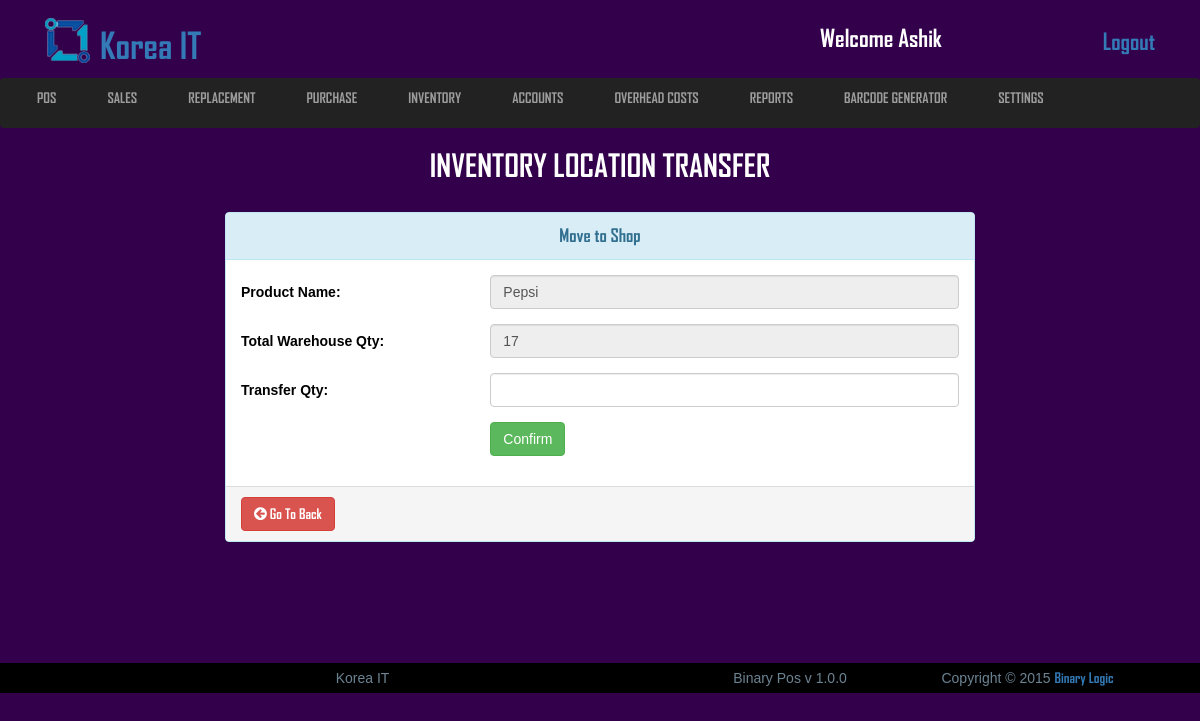
The app's page /view/move-shop-modal.php?sl_no=66 (signed in) with its own data.
### tables this page shows
CREATE TABLE IF NOT EXISTS `logo_section` (
  `id` int(11) NOT NULL AUTO_INCREMENT,
  `image` varchar(255) NOT NULL,
  `name` varchar(100) NOT NULL,
  PRIMARY KEY (`id`)
);

CREATE TABLE IF NOT EXISTS `inventory` (
  `sl_no` int(255) NOT NULL AUTO_INCREMENT,
  `barcode` varchar(50) NOT NULL,
  `product_name` varchar(50) NOT NULL,
  `category` varchar(50) NOT NULL,
  `product_code` varchar(50) NOT NULL,
  `brand` varchar(50) DEFAULT NULL,
  `model` varchar(50) DEFAULT NULL,
  `specification` varchar(250) DEFAULT NULL,
  `uom` varchar(50) DEFAULT NULL,
  `purchase_cost_per_unit` varchar(100) NOT NULL,
  `sales_price_per_unit` varchar(100) NOT NULL,
  `warehouse_stock` varchar(25) NOT NULL,
  `shop_stock` varchar(25) NOT NULL,
  `total_stock` varchar(25) NOT NULL,
  `stock_value_on_purchase` varchar(100) NOT NULL,
  `stock_value` varchar(100) NOT NULL,
  `stock_value_on_sale` varchar(100) NOT NULL,
  `purchase_order_ref` varchar(100) NOT NULL,
  `added_by` varchar(50) DEFAULT NULL,
  PRIMARY KEY (`sl_no`)
);

### view/move-shop-modal.php (the view, shortened to what this page needs)
<?php include('config.php') ?>
<?php
	if(!isset($_REQUEST['sl_no'])){
		header("location:inventory_location_transfer.php");
	}else{
		$id= $_REQUEST['sl_no'];
	}
 ?>
 <?php
	$startement = $db->prepare("SELECT * FROM inventory WHERE sl_no=?");
	$startement->execute(array($id));
	$result = $startement->fetchAll(PDO::FETCH_ASSOC);
		foreach ($result as $row)
?>
 <?php
	$startement = $db->prepare("SELECT * FROM inventory WHERE sl_no=?");
	$startement->execute(array($id));
	$result = $startement->fetchAll(PDO::FETCH_ASSOC);
		foreach ($result as $row)
		$warehouse_stock = $row['warehouse_stock'];
		$product_name = $row['product_name'];
?>
	<?php include('includes/all_link_body.php'); ?>
<header class="header_section">
	<div class="container">
		<div class="row">
			<div class="col-md-12">
				<?php include('includes/header_top.php'); ?>
			</div>
		</div>
	</div>
	<?php include('includes/main_nav.php'); ?>
	<div class="conainer">
		<div class="row">
			<div class="col-md-12">
				<div class="sales_point">
					<h2>inventory Location Transfer</h2>
				</div>
			</div>
		</div>
	</div>
</header>
<section style="min-height:503px;">
	<div class="container">
		<div class="row">
			<div class="col-md-2"></div>
			<div class="col-md-8">
				<div class="panel panel-info">
				  <div class="panel-heading">
				    <h3 class="panel-title"><h4 class="modal-title" style="text-align:center">Move to Shop</h4></h3>
				  </div>
				  <div class="panel-body">
				    <form class="form-horizontal" action="" method="POST">
					  <div class="form-group">
					    <label for="inputProductName3" class="col-sm-4 control-label">Product Name:</label>
					    <div class="col-sm-8">
					      <input type="text" class="form-control" id="inputProductName3" value="<?php echo $product_name; ?>" disabled>
					    </div>
					  </div>
					  <div class="form-group">
					    <label for="inputProductTotalQty3" class="col-sm-4 control-label">Total Warehouse Qty:</label>
					    <div class="col-sm-8">
					      <input name="warehouse_stock" type="number" id="wqty_" for="change" class="form-control" value="<?php echo $warehouse_stock; ?>" readonly>
					    </div>
					  </div>
					  <div class="form-group">
					    <label for="inputQty3" class="col-sm-4 control-label">Transfer Qty:</label>
					    <div class="col-sm-8">
					      <input type="number" min=0 max="<?php echo $warehouse_stock;?>" name="tr_shop_qty" class="form-control" for="change" id="shopmove_" >
					    </div>
					  </div>
					  <div class="form-group">
					    <div class="col-sm-offset-4 col-sm-8">
					      <button class="btn btn-success" type="submit" name="add" >Confirm</button>
					    </div>
					  </div>
					</form>
				  </div>
				  <div class="panel-footer">
				  	<a href="inventory_location_transfer.php"><button type="button" class="btn btn-danger" data-dismiss="modal"><i class="fa fa-arrow-circle-left"></i> Go To Back</button></a>
				  </div>
				</div>
			</div>
			<div class="col-md-2"></div>
		</div>
	</div>
</section>
   <?php include('includes/footer.php'); ?>

### view/includes/header_top.php (shortened to what this page needs)
<?php include('config.php'); ?>
<div class="header_top">
	<div class="col-md-8">
		<?php
		 	$startement = $db->prepare("SELECT * FROM logo_section WHERE id=1");
		 	$startement->execute();
		 	$result = $startement->fetchAll(PDO::FETCH_ASSOC);
		 	foreach ($result as $row) {
		 		$image = $row['image'];
		 		$name = $row['name'];
		 	}
		  ?>
		<a href="#"><img src="uploads/logo/<?php echo $image; ?>" alt="logo"><h1> <?php echo $name; ?></h1></a>
	</div>
	<div class="col-md-4">
		<ul class="header_top_aside">
			<li><h3>welcome <?php if(isset($_SESSION["username"])){echo $_SESSION["username"];} ?></h3></li>
			<li style="float:right"><a href="index.php">Logout</a></li>
		</ul>
	</div>
</div>

### view/css/style.css (style rules this page uses)
* { margin: 0; padding: 0; }
body { background: #33004B;color: #fff;font-family: 'arial'; }
h1,h2,h3,h4,a { font-family: 'AGENCYB'; }
.panel-body { color: #000; }
.form-horizontal .control-label { text-align: left; }
.row { width: 100%; margin: 0 }
.container { padding: 0; }
.header_section .header_top { width: 100%;overflow: hidden; }
.header_section .header_top a { text-decoration: none; }
.header_section .header_top a img { margin-top: -30px; margin-right: 10px; }
.header_section .header_top a h1 { display: inline-block;margin-top: 20px; }
.header_section .header_top .header_top_aside { width: 100%;overflow: hidden; margin: 20px 0; }
.header_section .header_top .header_top_aside li { list-style: none;float: left;margin-left: 15px; }
.header_section .header_top .header_top_aside li h3 { margin: 0; }
.header_section .header_top .header_top_aside li a { text-decoration: none;font-size: 23px; }
.sales_point { width: 100%;overflow: hidden;margin-bottom: 20px; }
.sales_point h2 { text-align: center;text-transform: uppercase;font-size: 31px; }
header { height: 20vh; }
.header_section { padding-top: 5px; }

### view/move-shop-modal.php (style rules this page uses)
.fa { font-size: 15px; }

### view/includes/header_top.php (style rules this page uses)
h3 { text-transform: capitalize; }
h1 { text-transform: capitalize; }
img { width: 45px;height: 45px; }

### records on screen
logo_section: image (picture), name "Korea IT"
inventory: product_name "Pepsi", warehouse_stock "17"

### other values on screen
$_SESSION["username"] "Ashik"
